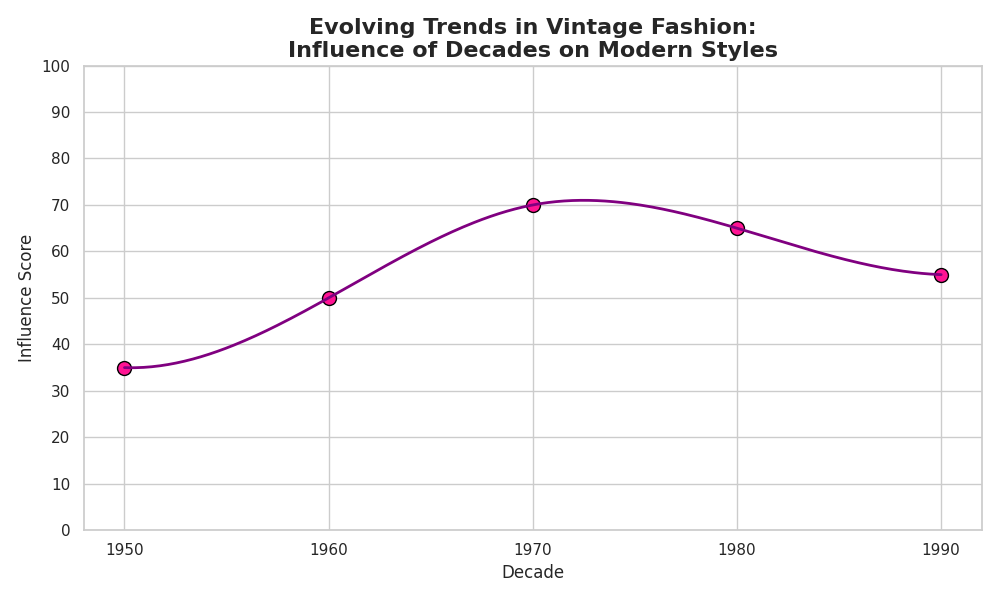

Here is the Python script that generated this plot:
import numpy as np
import matplotlib.pyplot as plt
from scipy.interpolate import make_interp_spline

# Define decades and their influence scores (excluding 1940s)
decades = np.array([1950, 1960, 1970, 1980, 1990])
influence_scores = np.array([35, 50, 70, 65, 55])

# Generate a smooth curve using spline interpolation
decades_smooth = np.linspace(decades.min(), decades.max(), 300)
spline = make_interp_spline(decades, influence_scores, k=3)
influence_scores_smooth = spline(decades_smooth)

# Plot setup
plt.figure(figsize=(10, 6))
plt.scatter(decades, influence_scores, color='deeppink', s=100, edgecolor='black')
plt.plot(decades_smooth, influence_scores_smooth, color='purple', linestyle='-', linewidth=2)

# Title, labels, and axes ticks
plt.title('Evolving Trends in Vintage Fashion:\nInfluence of Decades on Modern Styles', fontsize=16, fontweight='bold')
plt.xlabel('Decade', fontsize=12)
plt.ylabel('Influence Score', fontsize=12)
plt.xticks(decades)
plt.yticks(range(0, 101, 10))

# Automatically adjust layout
plt.tight_layout()

# Show plot
plt.show()
